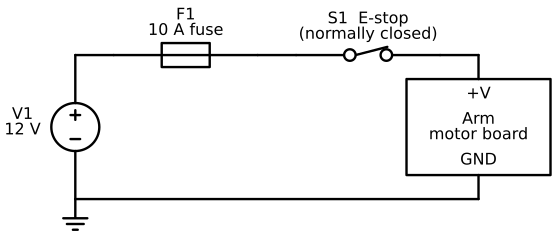

Write Python code to recreate this figure.
#!/usr/bin/env python3
"""Render the protected power path of a robot arm used in Chapter 3.

Prompt:
    A 12 V DC power supply V1 powers a robot arm's motor board through a
    fuse and a hardware emergency-stop switch, all in series on the
    positive wire. Left to right along the top wire: V1 positive terminal,
    fuse F1 labeled "F1  10 A fuse", then switch S1 drawn closed and
    labeled "S1  E-stop (normally closed)", then the positive input (+V) at
    the top of a box labeled "Arm motor board". The ground pin (GND) at the
    bottom of the box connects by a straight bottom return wire back to the
    negative terminal of V1, and a ground symbol hangs from that return
    wire below V1. Wires are horizontal or vertical; the top wire and the
    return wire sit at the same heights as the supply terminals; the
    background is white with no title.

Topology: V1+ - F1 - S1 - board +V; board GND - V1- - ground symbol.
Assumptions: the E-stop is a normally-closed contact that opens when the
    button is pressed, which cuts power to the board.
"""

from __future__ import annotations

import argparse
from pathlib import Path

import matplotlib

matplotlib.use("Agg")

import schemdraw
import schemdraw.elements as elm

schemdraw.use("matplotlib")


def build_drawing() -> schemdraw.Drawing:
    drawing = schemdraw.Drawing(show=False)
    drawing.config(unit=3.0, fontsize=12, lw=1.8)

    supply = drawing.add(elm.SourceV().up().at((0, 0)))
    drawing += elm.Label().at((-1.0, 1.5)).label("V1\n12 V")

    # Positive wire: fuse, then the emergency-stop contact (closed).
    drawing += elm.Line().right().at(supply.end).length(0.8)
    fuse = drawing.add(elm.Fuse().right().label("F1\n10 A fuse", loc="top"))
    drawing += elm.Line().right().length(0.8)
    estop = drawing.add(elm.Switch(nc=True).right().label("S1  E-stop\n(normally closed)", loc="top"))
    drawing += elm.Line().right().length(0.8)

    # Load: the arm's motor board, power in at the top, ground at the bottom.
    board = drawing.add(
        elm.Ic(
            pins=[
                elm.IcPin(name="+V", side="top", anchorname="vin", lblsize=12),
                elm.IcPin(name="GND", side="bottom", anchorname="gnd", lblsize=12),
            ],
            size=(3.0, 2.0),
            leadlen=0.5,
            pinlblsize=11,
        )
        .right()
        .anchor("vin")
        .at(drawing.here)
        .label("Arm\nmotor board", loc="center", ofst=0)
    )
    # Join the board's top lead to the wire that arrives at the same point.
    assert abs(board.vin[1] - supply.end[1]) < 1e-6, board.vin
    assert abs(board.gnd[1] - supply.start[1]) < 1e-6, board.gnd

    # Return wire.
    drawing += elm.Line().left().at(board.gnd).tox(supply.start)
    drawing += elm.Ground().at(supply.start)
    return drawing


def main() -> None:
    parser = argparse.ArgumentParser(description=__doc__)
    parser.add_argument("output", type=Path, help="Output .svg or .png path")
    args = parser.parse_args()
    if args.output.suffix.lower() not in {".svg", ".png"}:
        parser.error("output must end in .svg or .png")
    args.output.parent.mkdir(parents=True, exist_ok=True)

    drawing = build_drawing()
    drawing.save(args.output, transparent=False, dpi=180)


if __name__ == "__main__":
    main()
